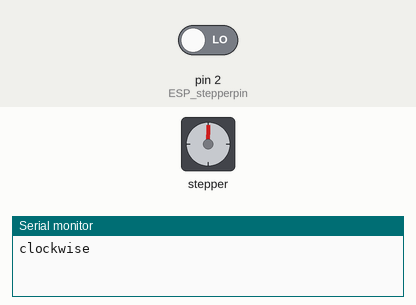
The sketch below on a simulated Arduino Uno, built with avr-gcc and run on an emulated ATmega328P. On the bench: stepper motor, the last lines printed to the serial monitor. Inputs (shaded band) come from the test bench; at power-on: pin 2 (ESP_stepperpin) LOW. Stepper angles assume 2048 steps per turn.

Above: at 0.05 s.
At 1.0 s:
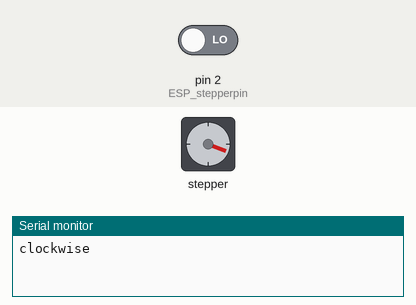
At 1.95 s:
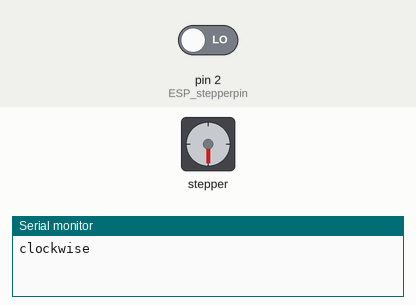
At 3.85 s:
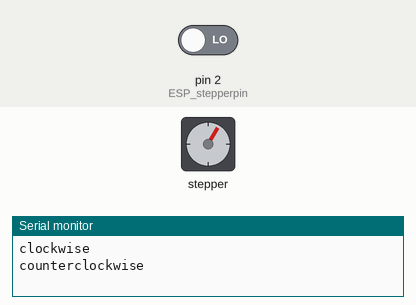
Timing chart, 0 to 6.5 s (numbered marks = the images above):
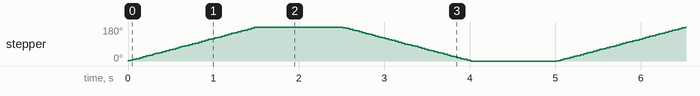

Measured:
- by itself, stepper: turns 180° clockwise in 1.5 s, then 180° counter-clockwise in 1.5 s, repeating every 5.0 s

The sketch:

stepper_tempcodeHACK.ino
```cpp
/*
 Stepper Motor Control - one revolution

 This program drives a unipolar or bipolar stepper motor.
 The motor is attached to digital pins 8 - 11 of the Arduino.

 The motor should revolve one revolution in one direction, then
 one revolution in the other direction.


 Created 11 Mar. 2007
 Modified 30 Nov. 2009
 by Tom Igoe

 */

#include <Stepper.h>

int stepsPerRevolution = 2048;  // change this to fit the number of steps per revolution
// for your motor

// initialize the stepper library on pins 8 through 11:
Stepper myStepper(stepsPerRevolution, 8, 9, 10, 11);
const int ESP_stepperpin = 2;

int stepperState = 0;
void setup() {

  pinMode(ESP_stepperpin, INPUT);
  // set the speed at 60 rpm:
  myStepper.setSpeed(20);
  // initialize the serial port:
  Serial.begin(9600);
}

void loop() {

  stepperState = digitalRead(ESP_stepperpin);


  // if(stepperState = HIGH)
  // {
  //     myStepper.step(stepsPerRevolution/2);
  // }

  // step one revolution  in one direction:
  Serial.println("clockwise");
  myStepper.step(stepsPerRevolution/2);
  delay(1000);
  // step one revolution in the other direction:
  Serial.println("counterclockwise");
  myStepper.step(-stepsPerRevolution/2);
  delay(1000);
}
```
